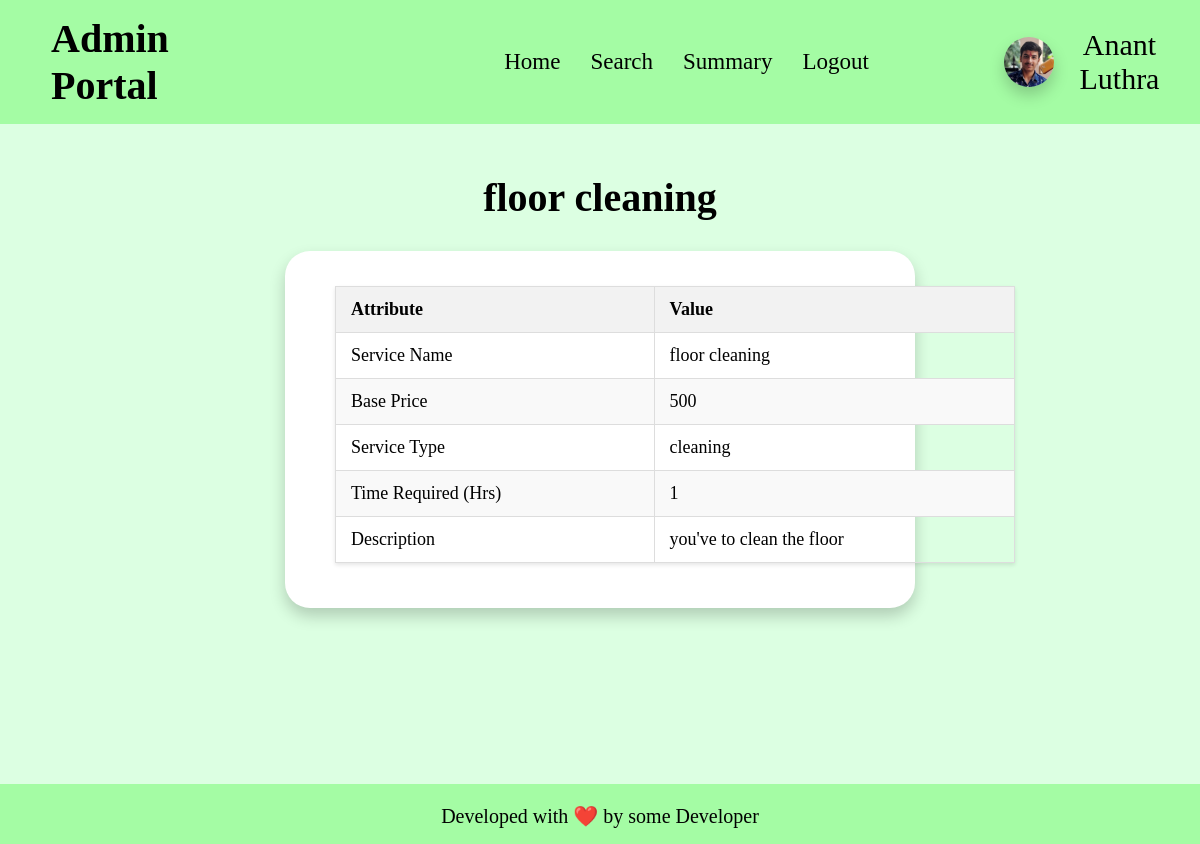
Page /view_service/1 on the earlier database version.
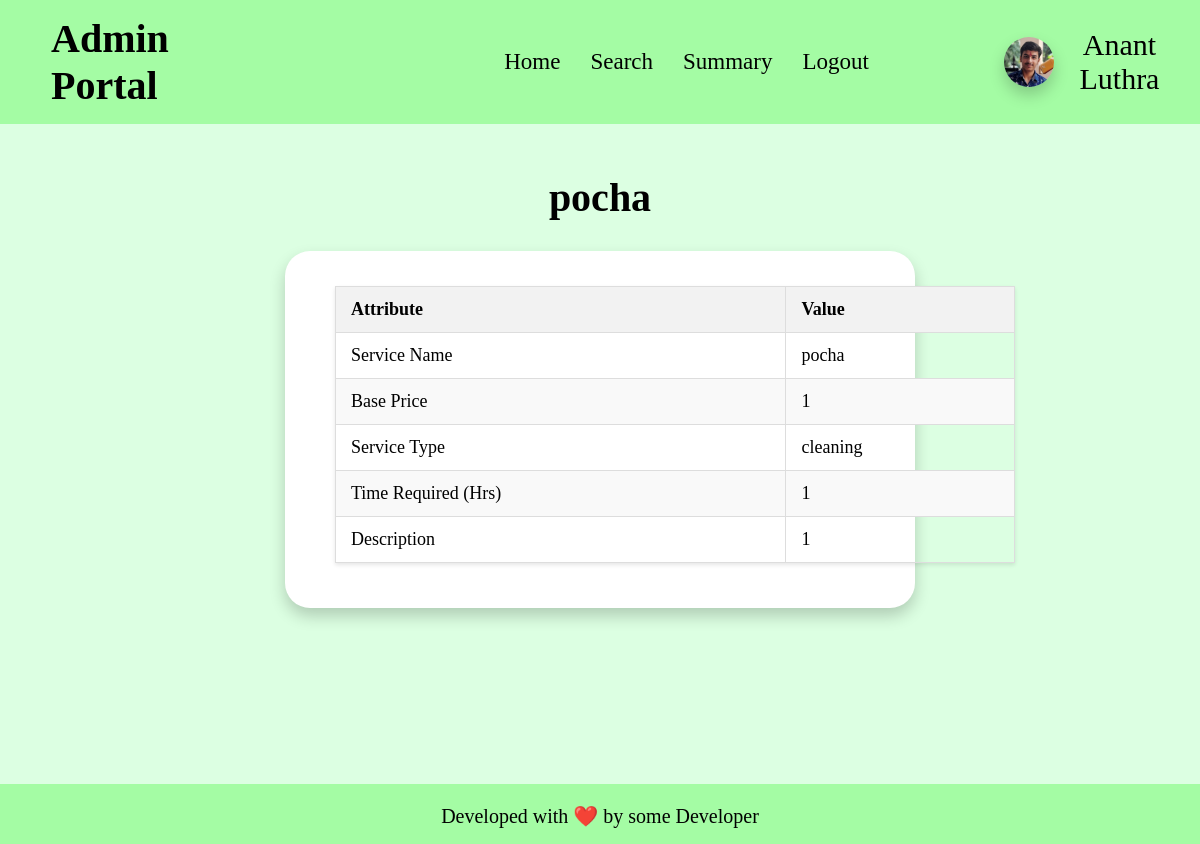
Same page on the later database version.
### app.py (models this page shows)
class service(db.Model):
    __tablename__ = "service"
    id = db.Column(db.Integer, primary_key=True, autoincrement=True)
    name = db.Column(db.String, nullable=False)
    base_price = db.Column(db.Integer, nullable=False)
    time_required = db.Column(db.Integer, nullable=False)
    description = db.Column(db.String, nullable=False)
    status = db.Column(db.Boolean, default = False)
    type = db.Column(db.String, nullable=False)
    professionals = db.relationship('professional', back_populates='service_type')
    service_requests = db.relationship('service_request', backref='service', cascade='all, delete-orphan')

### app.py (the view)
@app.route("/view_service/<int:id>")
def view_service(id):
    if request.method == "GET":
        ser = service.query.filter_by(id = id).first()
        return render_template("view_service.html", service = ser, admin_name = ADMIN_NAME)
    else:
        return "Invalid Request"

### templates/view_service.html (shortened to what this page needs)
<!DOCTYPE html>
<html lang="en">
<head>
    <link rel="stylesheet" href="/static/css/profile-block.css">
    <link rel="stylesheet" href="/static/css/basic.css">
</head>
<body>
    <header>
        <h1>Admin Portal</h1>
        <ul>
            <li><a href="/admin_home">Home</a></li>
            <li><a href="/admin_search">Search</a></li>
            <li><a href="/admin_summary">Summary</a></li>
            <li><a href="/admin_logout">Logout</a></li>
        </ul>
        <div id="user-info">
            <img id="user-pic" src="/static/anant-pic.jpg" alt="Profile Picture">
            <div>{{admin_name}}</div>
        </div>
    </header>
    <main>
        <h1 id="logheading">{{service.name}}</h1>
        <div id="main">
            <table class="styled-table">
                <thead>
                    <tr>
                        <th>Attribute</th>
                        <th>Value</th>
                    </tr>
                </thead>
                <tbody>
                    <tr>
                        <td>Service Name</td>
                        <td>{{service.name}}</td>
                    </tr>
                    <tr>
                        <td>Base Price</td>
                        <td>{{service.base_price}}</td>
                    </tr>
                    <tr>
                        <td>Service Type</td>
                        <td>{{service.type}}</td>
                    </tr>
                    <tr>
                        <td>Time Required (Hrs)</td>
                        <td>{{service.time_required}}</td>
                    </tr>
                    <tr>
                        <td>Description</td>
                        <td>{{service.description}}</td>
                    </tr>
                </tbody>
            </table>
        </div>
    </main>
    <footer>
        <p>
            Developed with ❤️ by some Developer
        </p>
    </footer>
</body>
</html>

### static/css/profile-block.css (style rules this page uses)
#user-info { margin-left: 10vw; width: 19vw; display: flex; flex-direction: row; align-items: center; justify-content: space-evenly; }
#user-info img { min-width: 50px; min-height: 50px; max-width: 55px; max-height: 55px; border-radius: 50px; box-shadow: 0 8px 16px rgba(0, 0, 0, 0.2); }
#user-info div { font-size: 30px; text-align: center; }

### static/css/basic.css (style rules this page uses)
* { padding: 0; margin: 0; }
body { background-color: rgb(220, 255, 226); align-items: center; text-align: left; }
header { align-items: center; display: flex; padding: 15px; background-color: rgb(164, 252, 164); }
ul { display: flex; list-style-type: none; padding: 0; margin: 0; }
ul li { padding-inline: 15px; }
ul li a { font-size: 23px; text-decoration: none; color: black; }

### templates/view_service.html (style rules this page uses)
h1 { margin-right: 21vw; margin-left: 3vw; font-size: 40px; }
#main { margin: auto; text-align: center; align-items: center; justify-content: center; gap: 90px; background-color: rgb(255, 255, 255); width: 50vw; border-radius: 25px; padding-top: 10px; padding-bottom: 20px; padding-left: 30px; box-shadow: 0 8px 16px rgba(0, 0, 0, 0.2); }
#logheading { margin-bottom: 22px; font-size: 40px; margin: auto; margin-top: 50px; margin-bottom: 30px; text-align: center; }
.styled-table { width: 80%; width: 680px; border-collapse: collapse; margin: 25px 0; margin-left: 20px; font-size: 18px; text-align: left; box-shadow: 0 2px 4px rgba(0, 0, 0, 0.1); }
.styled-table th, .styled-table td { padding: 12px 15px; border: 1px solid #ddd; }
.styled-table th { background-color: #f2f2f2; font-weight: bold; }
.styled-table tr:nth-child(even) { background-color: #f9f9f9; }
main { height: 70vh; }
footer { align-items: center; text-align: center; background-color: rgb(164, 252, 164); height: 60px; margin-top: 50px; }
footer p { margin: auto; padding-top: 20px; font-size: 20px; }

Differences in the rows shown:
changed service "cleaning": name "floor cleaning" → "pocha"; base_price "500" → "1"; description "you've to clean the floor" → "1"
